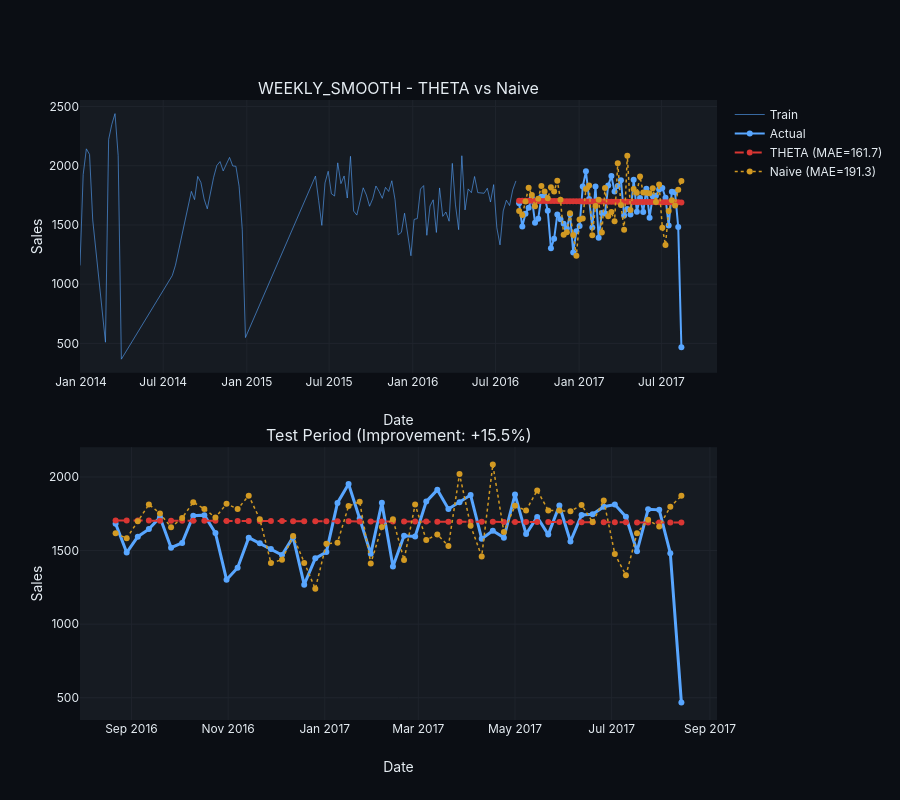

This figure's notebook cell:
### Markdown cell above
## Run Weekly Smooth (THETA)

### Code cell
result_weekly_smooth = run_baseline_plotly(
    df=weekly_smooth_agg,
    pattern="weekly_smooth",
    store=ITEMS_TO_MODEL["weekly_smooth"]["store"],
    item=ITEMS_TO_MODEL["weekly_smooth"]["item"],
    freq="W",
    season_length=52,
    test_weeks=TEST_WEEKS_WEEKLY,
    model_type="theta",
)
